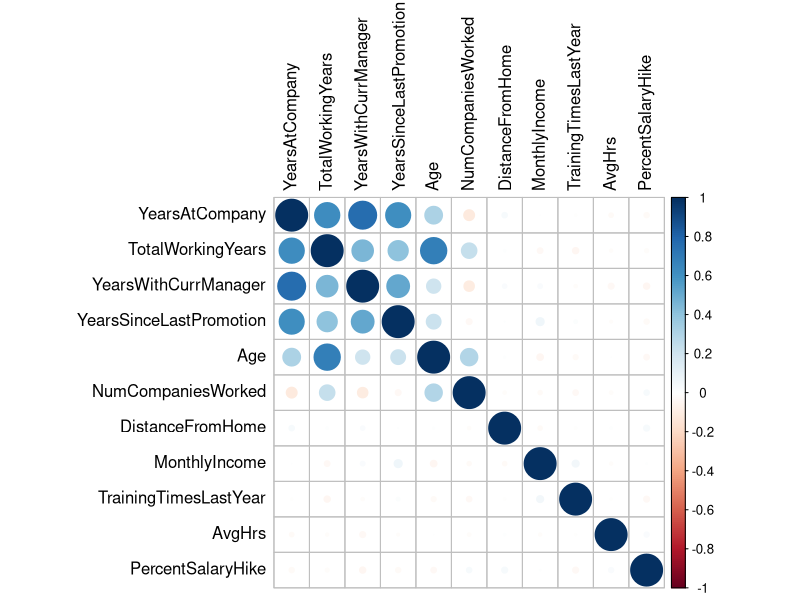
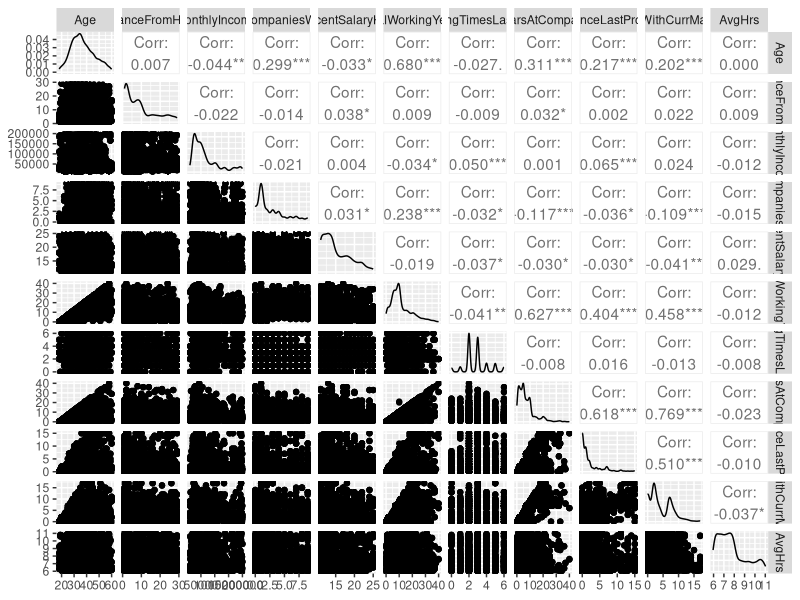
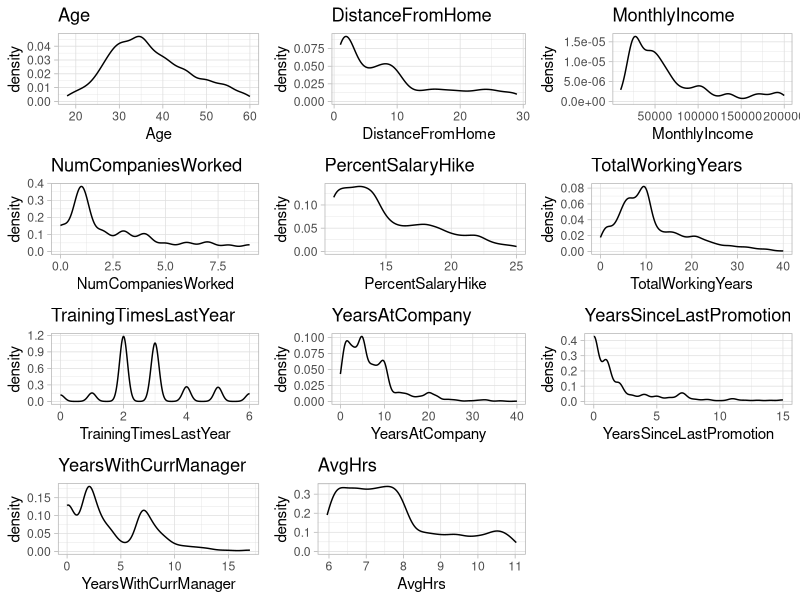
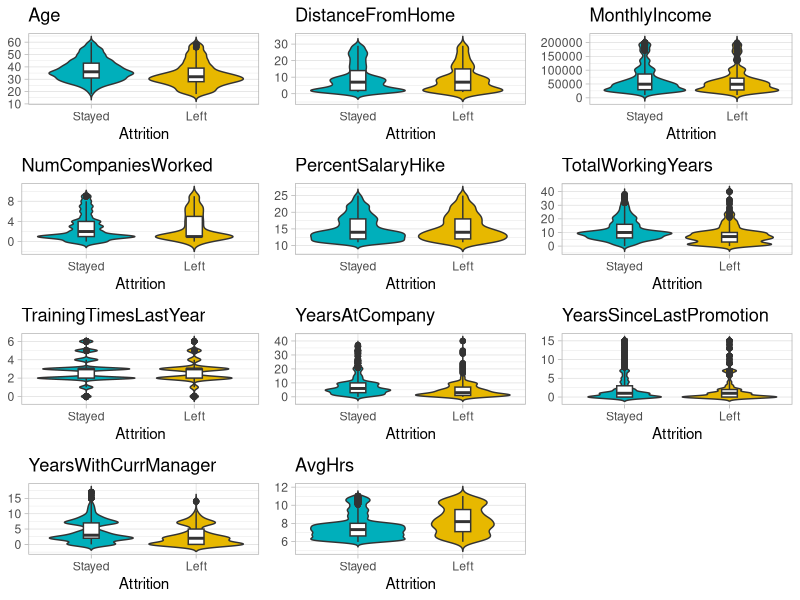
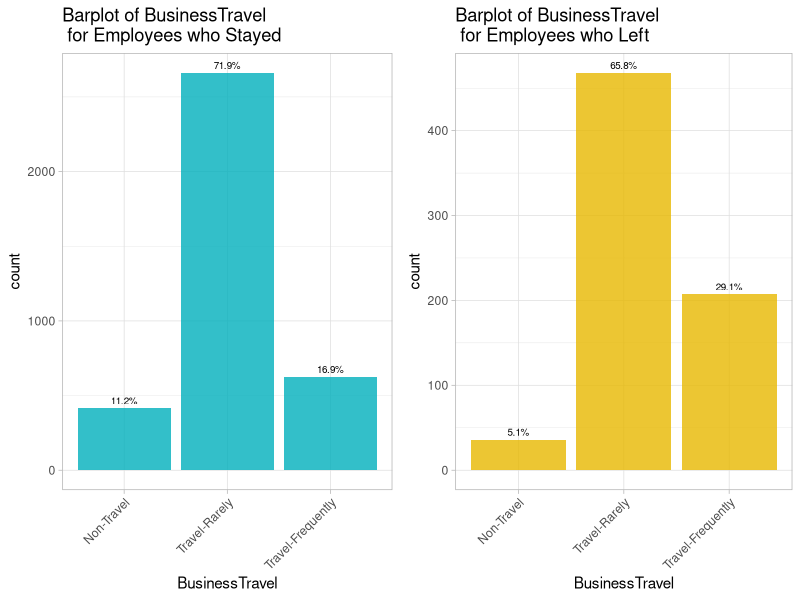
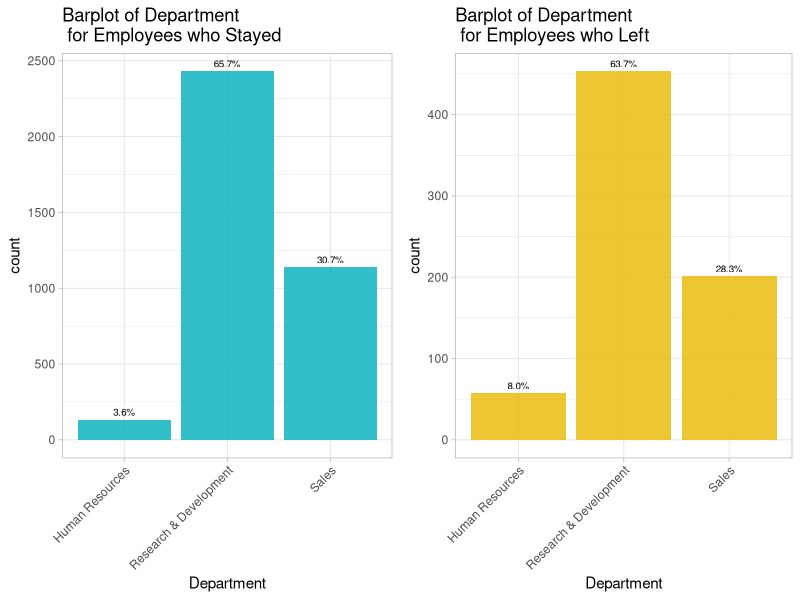
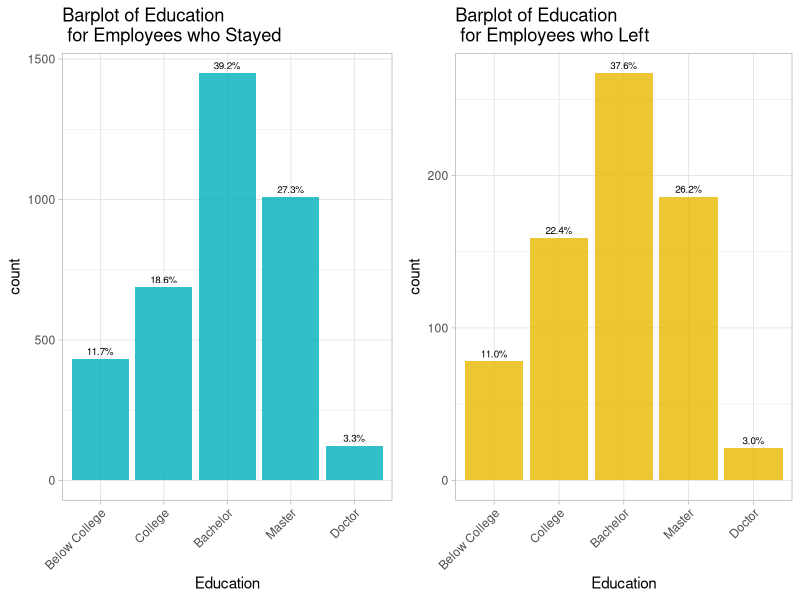
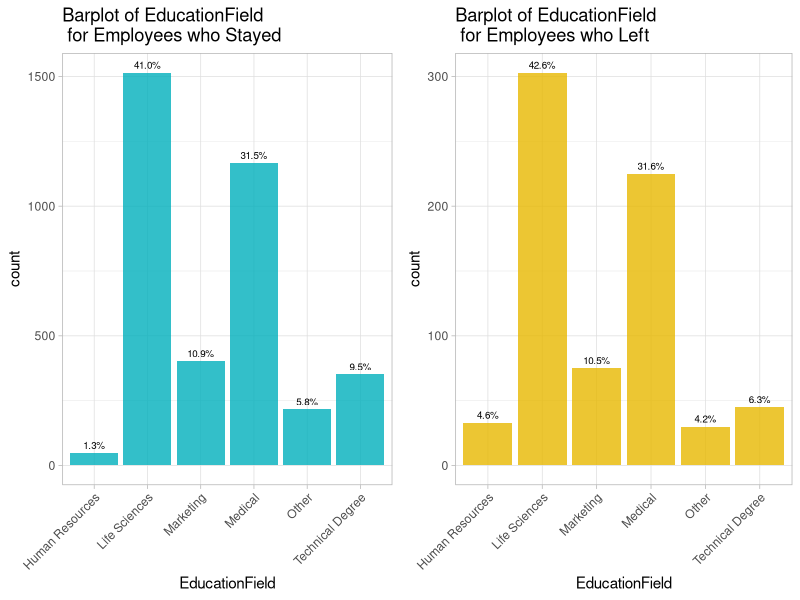

Reproduce these figures in R, in order.
## ---- chunk 1
knitr::opts_chunk$set(echo = TRUE)
knitr::opts_chunk$set(class.output = "outputs")
knitr::opts_chunk$set(warning = FALSE)
## ---- chunk 2
library(ggplot2) # Visulazition tools
library(corrplot) # Correlation plot
library(repr) # Set plot dimensions
library(cowplot) # Plot multiple plots together
library(gridExtra)
library(GGally) # Adds pair-wise scatter plots to ggplot2
library(tidyverse)
library(magrittr) #

options(repr.plot.width=4, repr.plot.height=4) # Set the initial plot area dimensions

## ---- chunk 3
dt <- read.csv("FinalData.csv")

# Remove the first column created by exporting/loading the csv file.
dt %<>% select(-1)

# Convert ordered categorical columns to factors.
dt$Education <- ordered(dt$Education, 
                        levels = c("Below College", "College", "Bachelor", "Master", "Doctor"))

dt$BusinessTravel <- ordered(dt$BusinessTravel, 
                              levels = c("Non-Travel", "Travel-Rarely", "Travel-Frequently"))

dt$JobLevel <- ordered(dt$JobLevel, 
                       levels = c(1, 2, 3, 4, 5), 
                       labels = c("1", "2", "3", "4", "5"))

dt$StockOptionLevel <- ordered(dt$StockOptionLevel, 
                               levels = c(0, 1, 2, 3), 
                               labels = c("0", "1", "2", "3"))


dt$EnvironmentSatisfaction <- ordered(dt$EnvironmentSatisfaction,
                                      levels = c("N/A","Low", "Medium", "High", "Very High"))

dt$JobInvolvement <- ordered(dt$JobInvolvement, 
                             levels = c("Low", "Medium", "High", "Very High"))

dt$JobSatisfaction <- ordered(dt$JobSatisfaction, 
                              levels = c("N/A","Low", "Medium", "High", "Very High"))

dt$PerformanceRating <- ordered(dt$PerformanceRating, 
                                levels = c("Low", "Good", "Excellent", "Outstanding"))

dt$WorkLifeBalance <- ordered(dt$WorkLifeBalance, 
                              levels = c("N/A","Bad", "Good", "Better", "Best"))

dt$Attrition <- ordered(dt$Attrition, 
                              levels = c("Stayed", "Left"))

# Convert other categorical variables to the correct type.
catcols <- c("Department", "EducationField", "Gender", "JobRole", "MaritalStatus")
dt %<>% mutate_at(catcols, factor)

## ---- chunk 4
dim(dt)
# There are 4410 instances, or employees documented in the dataset, with 26 variables.
head(dt)
str(dt)
## ---- chunk 5
# Identify numeric columns.
numcols <- dt %>% select_if(is.numeric) %>% colnames

summary(dt[,numcols])

# Calculate the standard deviation
for(col in numcols){
        cat(paste(col, as.character(round(sd(dt[,col]), 2)), '\n'))
    }
## ---- chunk 6
summary(dt[,!colnames(dt) %in% numcols])


#  Percent of employees who left the company last year.
print(paste("Percent of employees who left the company last year: " , 
            round(nrow(dt[dt$Attrition=="Left",])/nrow(dt)*100, 2), "%",
            sep = ""))

## ---- chunk 7
dt %>% select_if(is.numeric) %>% cor %>% corrplot(order="FPC", tl.col="black")

ggpairs(dt[,numcols])
## ---- chunk 8

count = 1
myplots <- list()

for(col in numcols){
    options(repr.plot.width=8, repr.plot.height=8)
        myplots[[count]] <- ggplot(dt, aes_string(col)) + 
            geom_density() +
            ggtitle(paste(col)) +
            theme_light()
         count = count + 1
    }


plot_grid(plotlist=myplots, ncol=3)
## ---- chunk 9
mycolors =c("#00AFBB", "#E7B800")
names(mycolors) =c("Stayed", "Left")
   
dt_vio <- dt %>% select(Attrition, all_of(numcols))

count = 1
myplots <- list()

for(col in numcols){
        myplots[[count]] <- ggplot(dt_vio, aes_string("Attrition", col)) + 
          geom_violin(aes(fill = Attrition), trim = FALSE) + 
          geom_boxplot(width = 0.15)+
          scale_fill_manual(values = mycolors)+
          ggtitle(paste(col)) +
               theme_light() +
          theme(legend.position = "none",
                axis.title.y = element_blank())
         
        count = count + 1
    }

plot_grid(plotlist=myplots, ncol=3)
## ---- chunk 10
# Visualize by categorical features

catcols <- dt %>% select(negate(is.numeric), -Attrition) %>% colnames
print(catcols)

plot_bars = function(df, cols){
    options(repr.plot.width=3, repr.plot.height=4) # Set the initial plot area dimensions
    dt_stayed = df[df$Attrition == "Stayed",]
    dt_left = df[df$Attrition == "Left",]
    for(col in cols){
            p1 = ggplot(dt_stayed, aes_string(col)) + 
              geom_bar(alpha=0.8, fill=mycolors["Stayed"]) +
              geom_text(aes(label = scales::percent(..prop.., accuracy=0.1), group = 1), 
                          stat= "count", vjust = -.5, size=2.5) +
              ggtitle(paste('Barplot of', col, '\n for Employees who Stayed')) +  
              theme_light() +
              theme(axis.text.x = element_text(angle = 45, hjust = 1))
              
            p2 = ggplot(dt_left, aes_string(col)) + 
              geom_bar(alpha=0.8, fill=mycolors["Left"]) +
              geom_text(aes(label = scales::percent(..prop.., accuracy=0.1), group = 1), 
                          stat= "count", vjust = -.5, size=2.5) +
              ggtitle(paste('Barplot of', col, '\n for Employees who Left')) +  
              theme_light() +
              theme(axis.text.x = element_text(angle = 45, hjust = 1))
            grid.arrange(p1,p2, nrow = 1)
    }
}

plot_bars(dt, catcols)    

## ---- chunk 11

# Faceted(scaled) view of the same data
plot_bars2 = function(df, cols){
    options(repr.plot.width=6, repr.plot.height=6) # Set the initial plot area dimensions
  for(col in cols){
         p =  ggplot(df, aes_string(col)) + 
                  geom_bar(aes(fill = Attrition)) + 
                  ggtitle(paste('Barplot of', col,'by Attrition')) + 
                facet_grid(cols = vars(Attrition), margins = T) +
                geom_text(aes(label = scales::percent(..prop.., accuracy=0.1), group = 1), 
                          stat= "count", vjust = -.5, size=2.5) +
             scale_fill_manual(values=c(mycolors["Stayed"], mycolors["Left"], "#999999")) +
           theme_light() +
             theme(legend.position = "none",
                   axis.text.x = element_text(angle = 45, hjust = 1)) 
        print(p)
        }
}

plot_bars2(dt, catcols)
